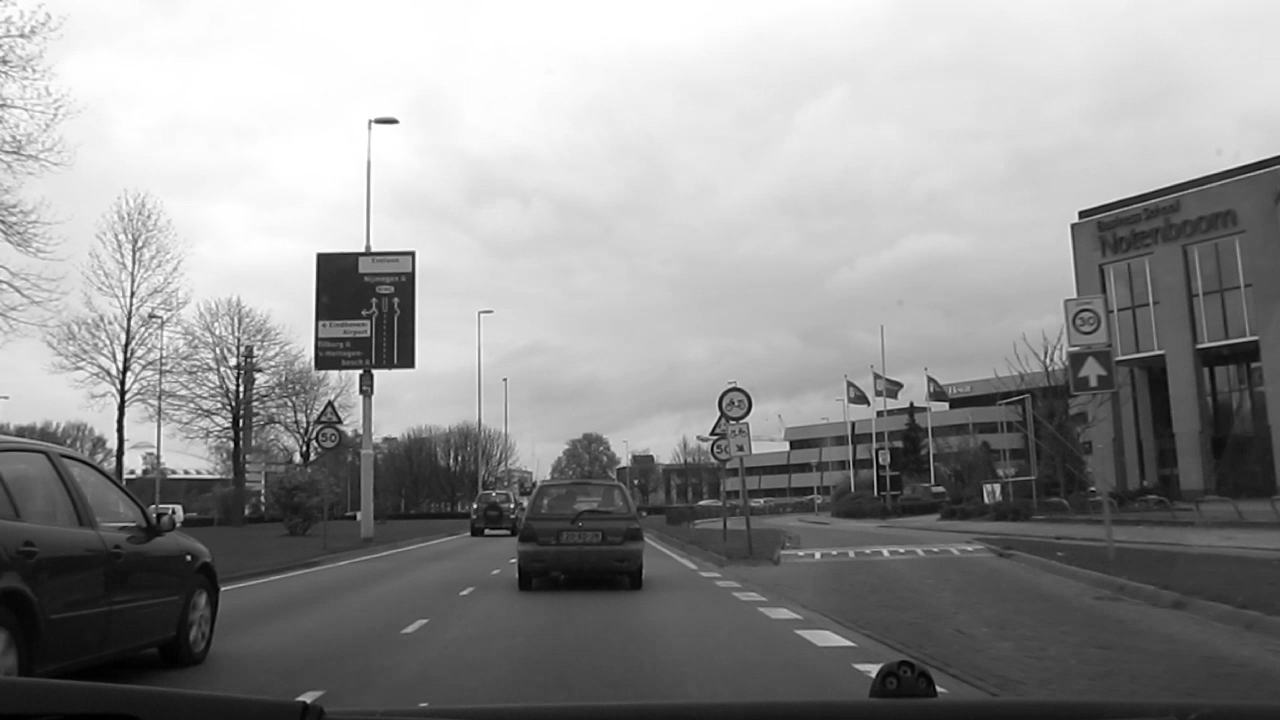
//> input picture tutorial_8_edge/input.pgm, 1280 x 720 px
$ ./image_edge   (built with g++ and OpenCV 4)
//> lines starting //> are read from the running program, lines starting //| are printed output that depends on the picture; after the words box and inside, x2 and y2 are one past the last pixel; in counts of white or black regions, pixels touching at a corner belong together
//> further down, input is the input picture: 720 rows x 1280 cols, CV_8UC1; min 0, max 255, mean 146.4
#include <cstdio>
#include <opencv2/opencv.hpp>
using namespace cv;

void sobel(Mat & src){
    GaussianBlur(src, src, Size(3,3), 0, 0);
    Mat grad_x, grad_y;
    Mat abs_grad_x, abs_grad_y;
    Sobel(src, grad_x, CV_16S, 1, 0, 3, 1, 0, BORDER_DEFAULT);
    convertScaleAbs(grad_x, abs_grad_x);
    Sobel(src, grad_y, CV_16S, 0, 1, 3, 1, 0, BORDER_DEFAULT );
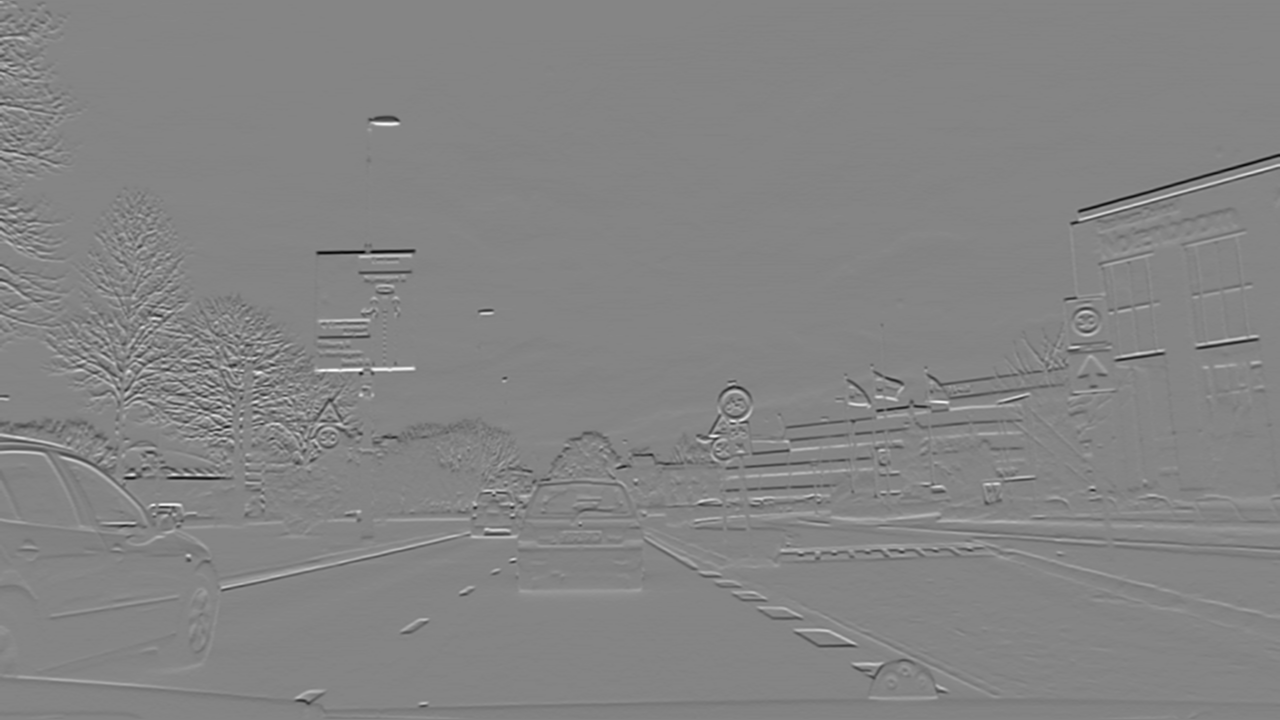
//> grad_y: 720 rows x 1280 cols, CV_16SC1; min -567, max 520, mean -2.5; drawn with min black and max white
    convertScaleAbs(grad_y, abs_grad_y);
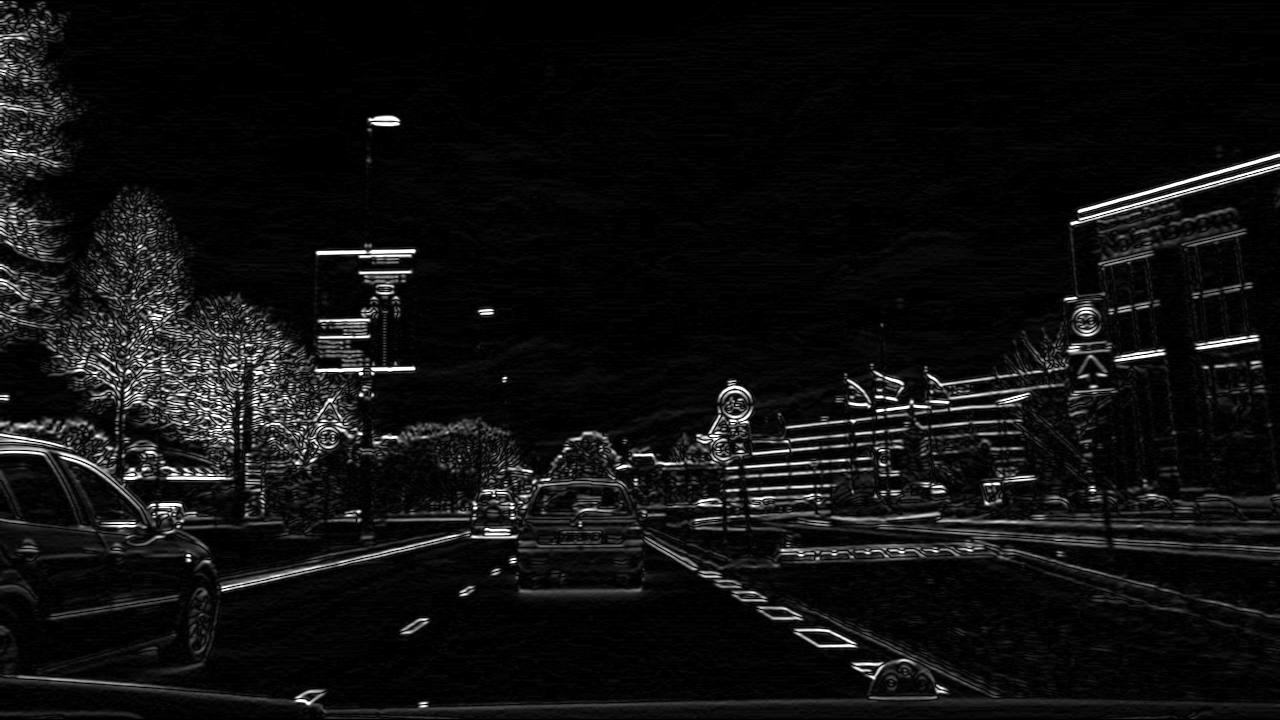
//> abs_grad_y: 720 rows x 1280 cols, CV_8UC1; min 0, max 255, mean 16.1
    Mat dst1, dst2;
    addWeighted( abs_grad_x, 0.5, abs_grad_y, 0.5, 0, dst1);
    threshold(dst1, dst2, 80, 255, THRESH_BINARY|THRESH_OTSU);
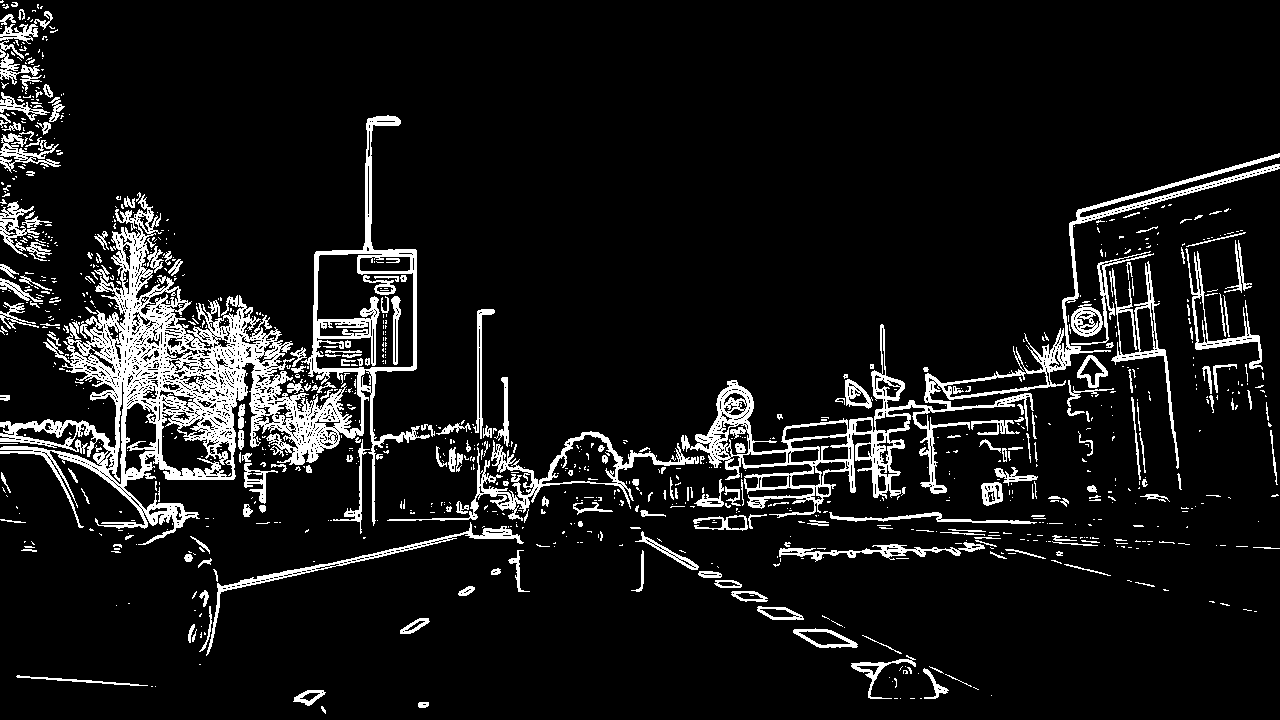
//> dst2: 720 rows x 1280 cols, CV_8UC1; 9.2% white; 1026 white regions (789 under 20 px), largest, box (x1, y1, x2, y2) and area: (0, 115, 430, 545) 34478, (681, 153, 1280, 518) 13369, (387, 431, 699, 521) 3376
    imwrite("layer1_Sobel.jpg", dst1);
    imwrite("layer2_Sobel.jpg", dst2);
}

void laplacian(Mat & src){
    GaussianBlur(src, src, Size(3,3), 0, 0);
    Mat dst1, dst2, dst3;
    Laplacian(src, dst1, CV_16S, 3, 1, 0, BORDER_DEFAULT );
//> dst1: 720 rows x 1280 cols, CV_16SC1
    convertScaleAbs(dst1, dst2);

    threshold(dst2, dst3, 80, 255, THRESH_BINARY|THRESH_OTSU);
//> dst3: 720 rows x 1280 cols, CV_8UC1; 7.3% white in thin lines or dots

    imwrite("layer1_Laplacian.jpg", dst2);
    imwrite("layer2_Laplacian.jpg", dst3);
}

void canny(Mat & src){
    GaussianBlur(src, src, Size(3,3), 0, 0);
    Mat dst1, dst2;
    Canny(src, dst1, 50, 150, 3);
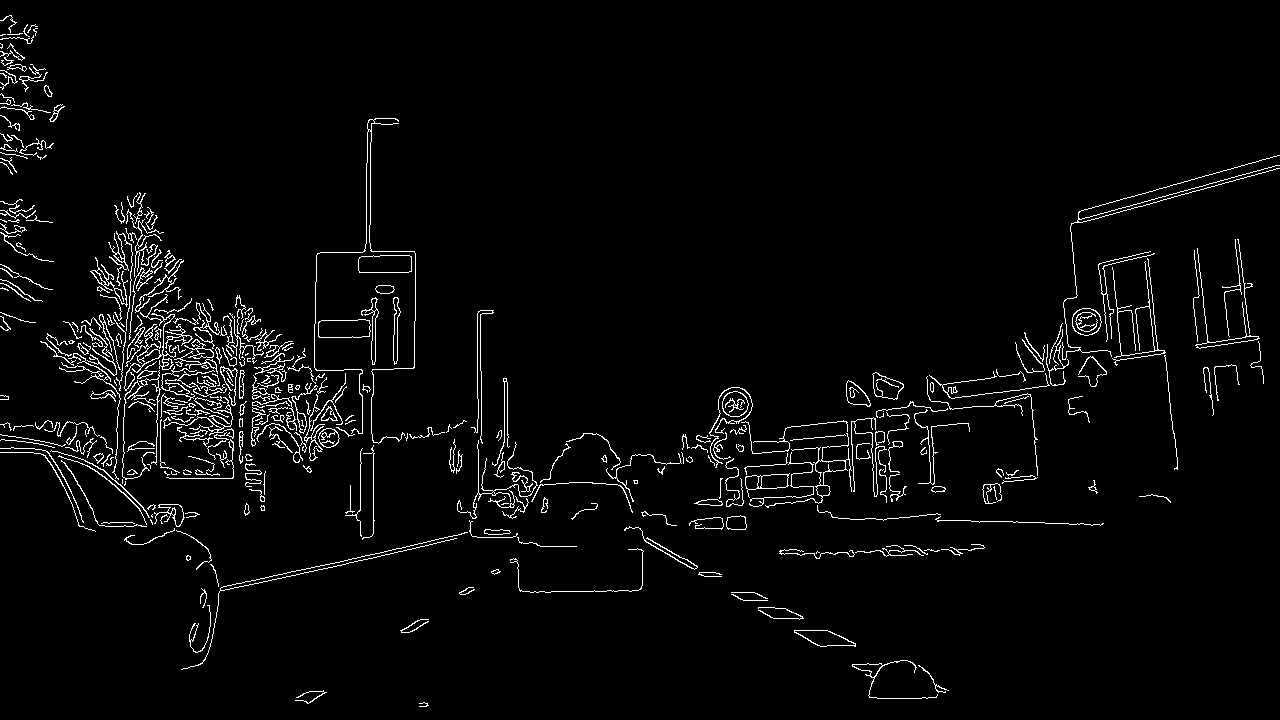
//> dst1: 720 rows x 1280 cols, CV_8UC1; 3.1% white in thin lines or dots
    threshold(dst1, dst2, 128, 255, THRESH_BINARY_INV);
//> dst2: 720 rows x 1280 cols, CV_8UC1; 96.9% white; black in thin lines or dots
    imwrite("layer1_Canny.jpg", dst1);
    imwrite("layer2_Canny.jpg", dst2);
}

int main(){
    Mat input = imread("input.pgm", CV_LOAD_IMAGE_GRAYSCALE);
    // three ways to find the edge in the map
    sobel(input);
    laplacian(input);
    canny(input);
    return 0;
}
